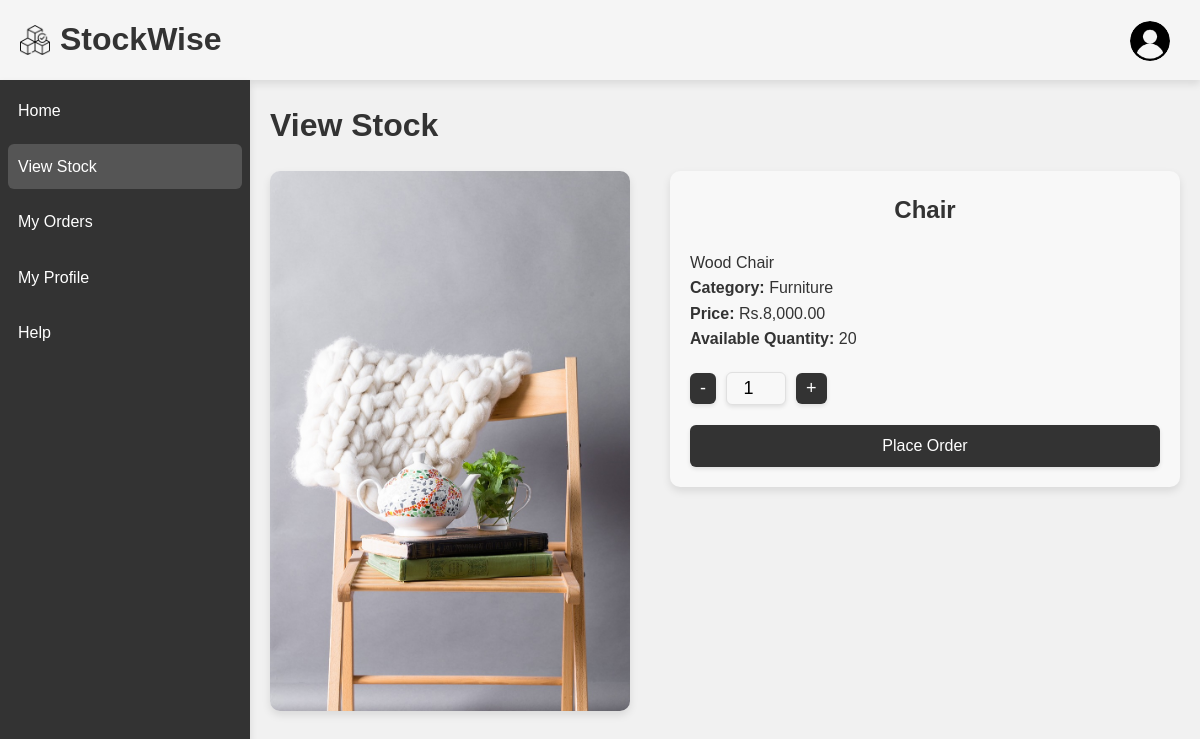
Screenshot of /user/stock_order.php?id=1 (signed in) with the database file from the repository.
### tables this page shows
CREATE TABLE products (
    id INT AUTO_INCREMENT PRIMARY KEY,
    name VARCHAR(100) NOT NULL,
    description TEXT,
    category VARCHAR(50) NOT NULL,
    price DECIMAL(10,2) NOT NULL,
    quantity INT NOT NULL,
    image VARCHAR(255)
);

### user/stock_order.php (the view, shortened to what this page needs)
<?php
include '../db.php';
$title = "View Stock";
$product_id = intval($_GET['id']);
$query = "SELECT * FROM products WHERE id = $product_id";
$result = mysqli_query($conn, $query);
$product = mysqli_fetch_assoc($result);
?>
<!DOCTYPE html>
<html lang="en">
<head>
    <link rel="stylesheet" href="../style.css">
</head>
<body onload="hideSuccessMessage()">
    <div class="admin-container">
        <?php include('../navbar.php'); ?>
        <?php include 'sidebar.php'; ?>
        <div class="admin-content">
            <h1 class="page-title"><?php echo $title; ?></h1>
            <div class="product-order-container">
                <div class="product-order-image-large">
                    <?php if (!empty($product['image'])): ?>
                        <img src="<?php echo $product['image']; ?>" alt="Product Image">
                    <?php else: ?>
                        <div class="no-image">No Image</div>
                    <?php endif; ?>
                </div>
                <div class="product-details">
                    <h2><?php echo $product['name']; ?></h2>
                    <p><?php echo $product['description']; ?></p>
                    <p><strong>Category:</strong> <?php echo $product['category']; ?></p>
                    <p><strong>Price:</strong> Rs.<?php echo number_format($product['price'], 2); ?></p>
                    <p><strong>Available Quantity:</strong> <?php echo $product['quantity']; ?></p>
                    <form action="" method="POST">
                        <div class="quantity-control">
                            <button type="button" onclick="updateQuantity(-1)">-</button>
                            <input type="number" id="quantity" name="quantity" value="1" min="1" max="<?php echo $product['quantity']; ?>" required>
                            <button type="button" onclick="updateQuantity(1)">+</button>
                        </div>
                        <button type="submit" class="order-btn">Place Order</button>
                    </form>
                </div>
            </div>
        </div>
    </div>
</body>
</html>

### style.css (style rules this page uses)
* { margin: 0; padding: 0; box-sizing: border-box; }
:root { --primary-bg: #ffffff; --secondary-bg: #f8f8f8; --primary-text: #333333; --border-color: #e0e0e0; --shadow-color: rgba(0, 0, 0, 0.1); --button-bg: #333333; --button-text: #ffffff; --button-hover-bg: #555555; --navbar-bg: #f1f1f1; --navbar-text: #333333; }
body { font-family: Arial, sans-serif; background-color: var(--primary-bg); color: var(--primary-text); line-height: 1.6; margin: 0; padding: 0; max-height: 100vh; background-color: var(--navbar-bg); }
.admin-container { min-height: 100vh; }
.admin-content { padding: 20px; width:calc( 100vw-250px); margin-left: 250px; }
h2 { text-align: center; margin-bottom: 20px; font-size: 1.5rem; color: var(--primary-text); }
input[type="text"], input[type="number"], input[type="password"] { width: 100%; padding: 10px; border: 1px solid var(--border-color); border-radius: 6px; background-color: var(--secondary-bg); box-shadow: 0 2px 4px var(--shadow-color); font-size: 1rem; transition: box-shadow 0.3s ease; }
button { width: 100%; padding: 10px; background-color: var(--button-bg); color: var(--button-text); border: 1px solid var(--border-color); border-radius: 6px; cursor: pointer; transition: background-color 0.3s ease; font-size: 0.9rem; box-shadow: 0 2px 4px var(--shadow-color); }
.page-title { display: inline; }
.product-details { padding: 10px; }
.order-btn { padding: 10px 20px; background-color: var(--button-bg); color: var(--button-text); border: none; border-radius: 6px; cursor: pointer; transition: background-color 0.3s ease; margin-top: 10px; }
.product-order-container { display: flex; align-items: flex-start; gap: 40px; margin-top: 20px; }
.product-order-image-large { flex: 1; display: flex; justify-content: center; align-items: center; }
.product-order-image-large img { width: 30vw; max-height: 80vh; object-fit: cover; border-radius: 10px; box-shadow: 0 4px 8px var(--shadow-color); }
.product-details { flex: 2; padding: 20px; background-color: var(--secondary-bg); border-radius: 10px; box-shadow: 0 4px 8px var(--shadow-color); }
.quantity-control { display: flex; align-items: center; gap: 10px; margin-top: 20px; }
.quantity-control button { background-color: var(--button-bg); color: var(--button-text); border: none; padding: 5px 10px; font-size: 18px; width: max-content; cursor: pointer; border-radius: 6px; transition: background-color 0.3s ease; }
.quantity-control input { width: 60px; text-align: center; font-size: 18px; padding: 5px; }
.order-btn { display: block; width: 100%; padding: 12px; background-color: var(--button-bg); color: var(--button-text); border: none; border-radius: 6px; cursor: pointer; margin-top: 20px; font-size: 16px; transition: background-color 0.3s ease; }

### rows the page displays
products: image (picture), name "Chair", description "Wood Chair", category "Furniture", price "8,000.00", quantity "20"

### other values shown
$title "View Stock"
